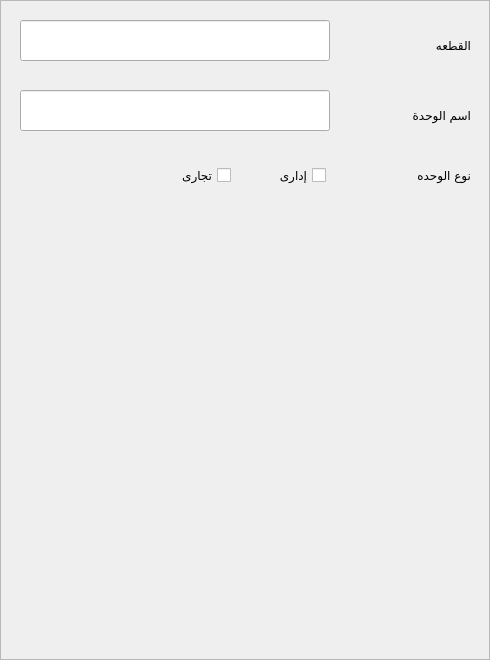
    <widget class="QFrame" name="Frame_Search_ServicesUnit">
     <property name="geometry">
      <rect>
       <x>0</x>
       <y>0</y>
       <width>490</width>
       <height>660</height>
      </rect>
     </property>
     <property name="frameShape">
      <enum>QFrame::StyledPanel</enum>
     </property>
     <property name="frameShadow">
      <enum>QFrame::Raised</enum>
     </property>
     <widget class="QLabel" name="label_867">
      <property name="geometry">
       <rect>
        <x>350</x>
        <y>100</y>
        <width>121</width>
        <height>31</height>
       </rect>
      </property>
      <property name="font">
       <font>
        <family>simplified arabic</family>
       </font>
      </property>
      <property name="text">
       <string>اسم الوحدة</string>
      </property>
     </widget>
     <widget class="QLineEdit" name="lineEdit_660">
      <property name="geometry">
       <rect>
        <x>20</x>
        <y>90</y>
        <width>310</width>
        <height>41</height>
       </rect>
      </property>
     </widget>
     <widget class="QCheckBox" name="checkBox_182">
      <property name="geometry">
       <rect>
        <x>170</x>
        <y>160</y>
        <width>61</width>
        <height>31</height>
       </rect>
      </property>
      <property name="layoutDirection">
       <enum>Qt::RightToLeft</enum>
      </property>
      <property name="text">
       <string>تجارى</string>
      </property>
     </widget>
     <widget class="QLineEdit" name="lineEdit_662">
      <property name="geometry">
       <rect>
        <x>20</x>
        <y>20</y>
        <width>310</width>
        <height>41</height>
       </rect>
      </property>
     </widget>
     <widget class="QCheckBox" name="checkBox_183">
      <property name="geometry">
       <rect>
        <x>265</x>
        <y>160</y>
        <width>61</width>
        <height>31</height>
       </rect>
      </property>
      <property name="layoutDirection">
       <enum>Qt::RightToLeft</enum>
      </property>
      <property name="text">
       <string>إدارى</string>
      </property>
     </widget>
     <widget class="QLabel" name="label_866">
      <property name="geometry">
       <rect>
        <x>350</x>
        <y>30</y>
        <width>121</width>
        <height>31</height>
       </rect>
      </property>
      <property name="font">
       <font>
        <family>simplified arabic</family>
       </font>
      </property>
      <property name="text">
       <string>القطعه</string>
      </property>
     </widget>
     <widget class="QLabel" name="label_868">
      <property name="geometry">
       <rect>
        <x>350</x>
        <y>160</y>
        <width>121</width>
        <height>31</height>
       </rect>
      </property>
      <property name="font">
       <font>
        <family>simplified arabic</family>
       </font>
      </property>
      <property name="text">
       <string>نوع الوحده</string>
      </property>
     </widget>
    </widget>
